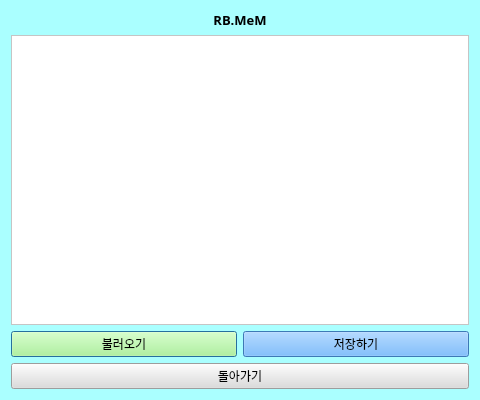
<?xml version="1.0" encoding="UTF-8"?>
<ui version="4.0">
 <class>Dialog</class>
 <widget class="QDialog" name="Dialog">
  <property name="geometry">
   <rect>
    <x>0</x>
    <y>0</y>
    <width>480</width>
    <height>400</height>
   </rect>
  </property>
  <property name="windowTitle">
   <string>Dialog</string>
  </property>
  <property name="styleSheet">
   <string notr="true">background-color: rgb(170, 255, 255);</string>
  </property>
  <layout class="QGridLayout" name="gridLayout">
   <item row="0" column="0">
    <layout class="QVBoxLayout" name="verticalLayout_2">
     <item>
      <widget class="QLabel" name="label">
       <property name="font">
        <font>
         <family>나눔스퀘어 ExtraBold</family>
         <pointsize>10</pointsize>
         <weight>75</weight>
         <bold>true</bold>
        </font>
       </property>
       <property name="text">
        <string>RB.MeM</string>
       </property>
       <property name="alignment">
        <set>Qt::AlignCenter</set>
       </property>
      </widget>
     </item>
     <item>
      <widget class="QPlainTextEdit" name="plainTextEdit">
       <property name="font">
        <font>
         <family>나눔스퀘어라운드 Bold</family>
         <pointsize>11</pointsize>
         <weight>75</weight>
         <bold>true</bold>
        </font>
       </property>
       <property name="autoFillBackground">
        <bool>false</bool>
       </property>
       <property name="styleSheet">
        <string notr="true">background-color: rgb(255, 255, 255);</string>
       </property>
       <property name="plainText">
        <string/>
       </property>
      </widget>
     </item>
     <item>
      <layout class="QVBoxLayout" name="verticalLayout">
       <item>
        <layout class="QHBoxLayout" name="horizontalLayout">
         <item>
          <widget class="QPushButton" name="load_btn">
           <property name="styleSheet">
            <string notr="true">background-color: rgb(170, 255, 127);</string>
           </property>
           <property name="text">
            <string>불러오기</string>
           </property>
          </widget>
         </item>
         <item>
          <widget class="QPushButton" name="save_btn">
           <property name="styleSheet">
            <string notr="true">background-color: rgb(85, 170, 255);</string>
           </property>
           <property name="text">
            <string>저장하기</string>
           </property>
          </widget>
         </item>
        </layout>
       </item>
       <item>
        <widget class="QPushButton" name="back">
         <property name="styleSheet">
          <string notr="true">background-color: rgb(220, 220, 220);</string>
         </property>
         <property name="text">
          <string>돌아가기</string>
         </property>
        </widget>
       </item>
      </layout>
     </item>
    </layout>
   </item>
  </layout>
 </widget>
 <resources/>
 <connections>
  <connection>
   <sender>back</sender>
   <signal>clicked()</signal>
   <receiver>Dialog</receiver>
   <slot>reject()</slot>
   <hints>
    <hint type="sourcelabel">
     <x>222</x>
     <y>388</y>
    </hint>
    <hint type="destinationlabel">
     <x>340</x>
     <y>361</y>
    </hint>
   </hints>
  </connection>
 </connections>
</ui>
